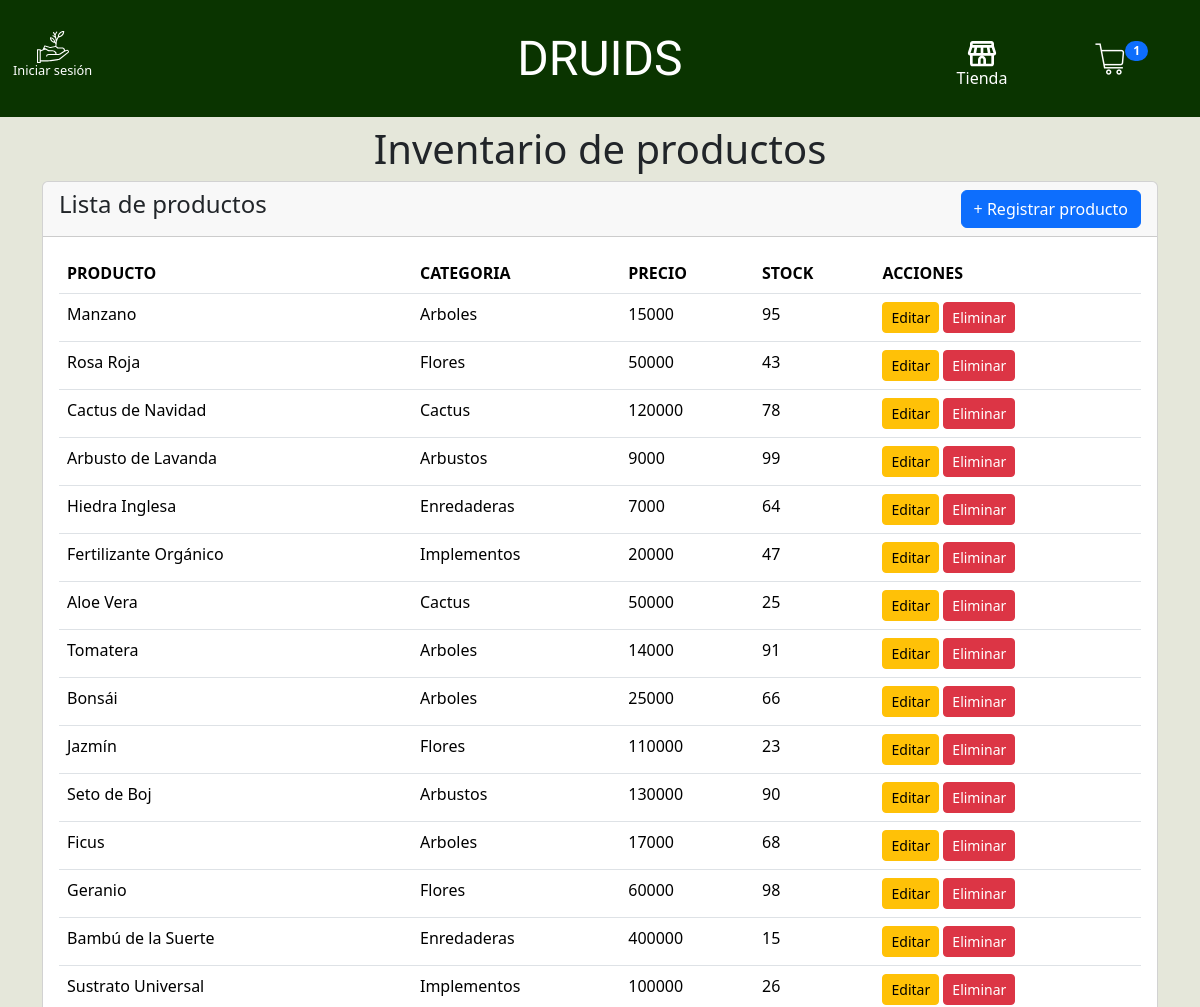
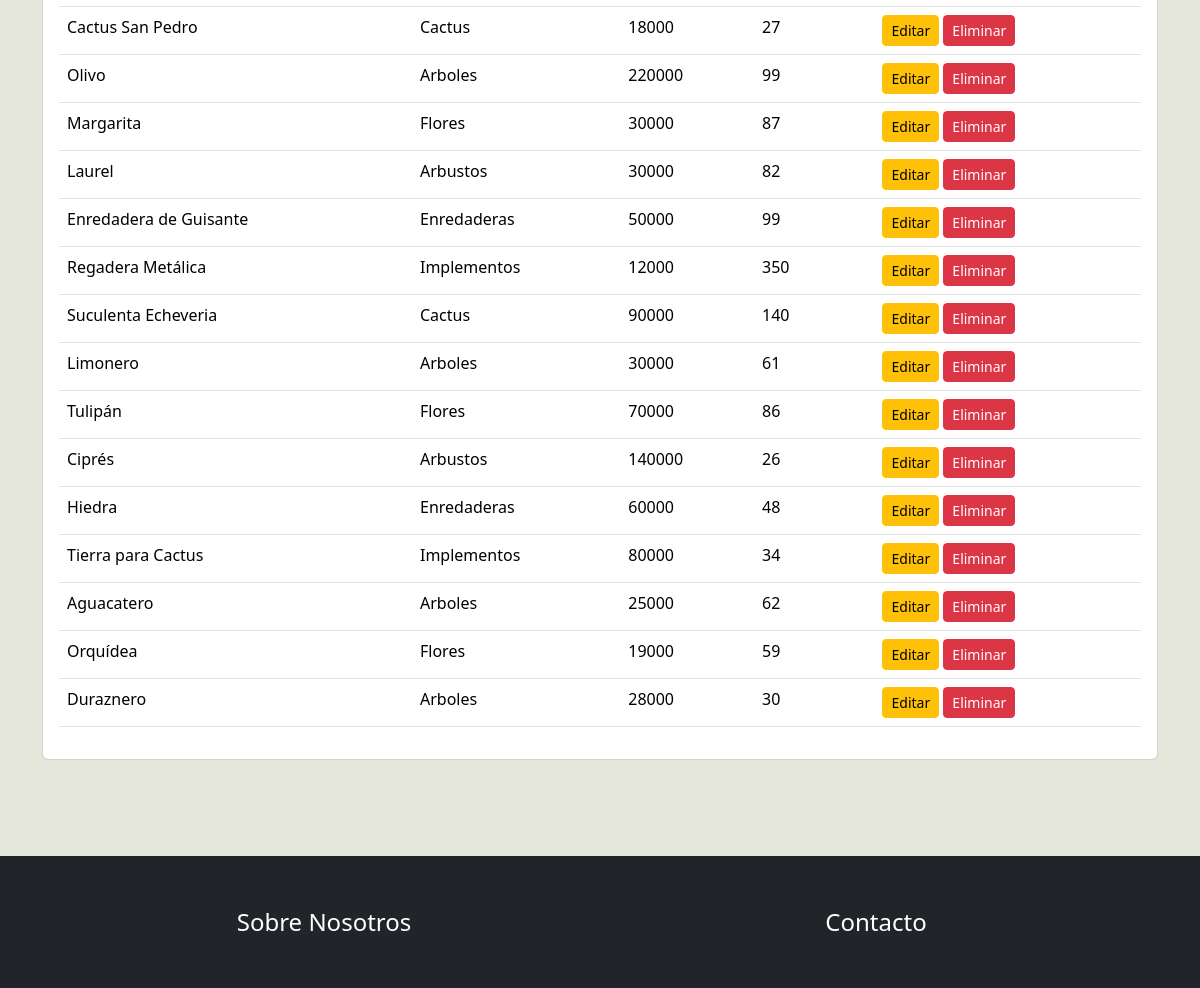
Before: /inventario/ with the older database file (2 pictures, top to bottom).
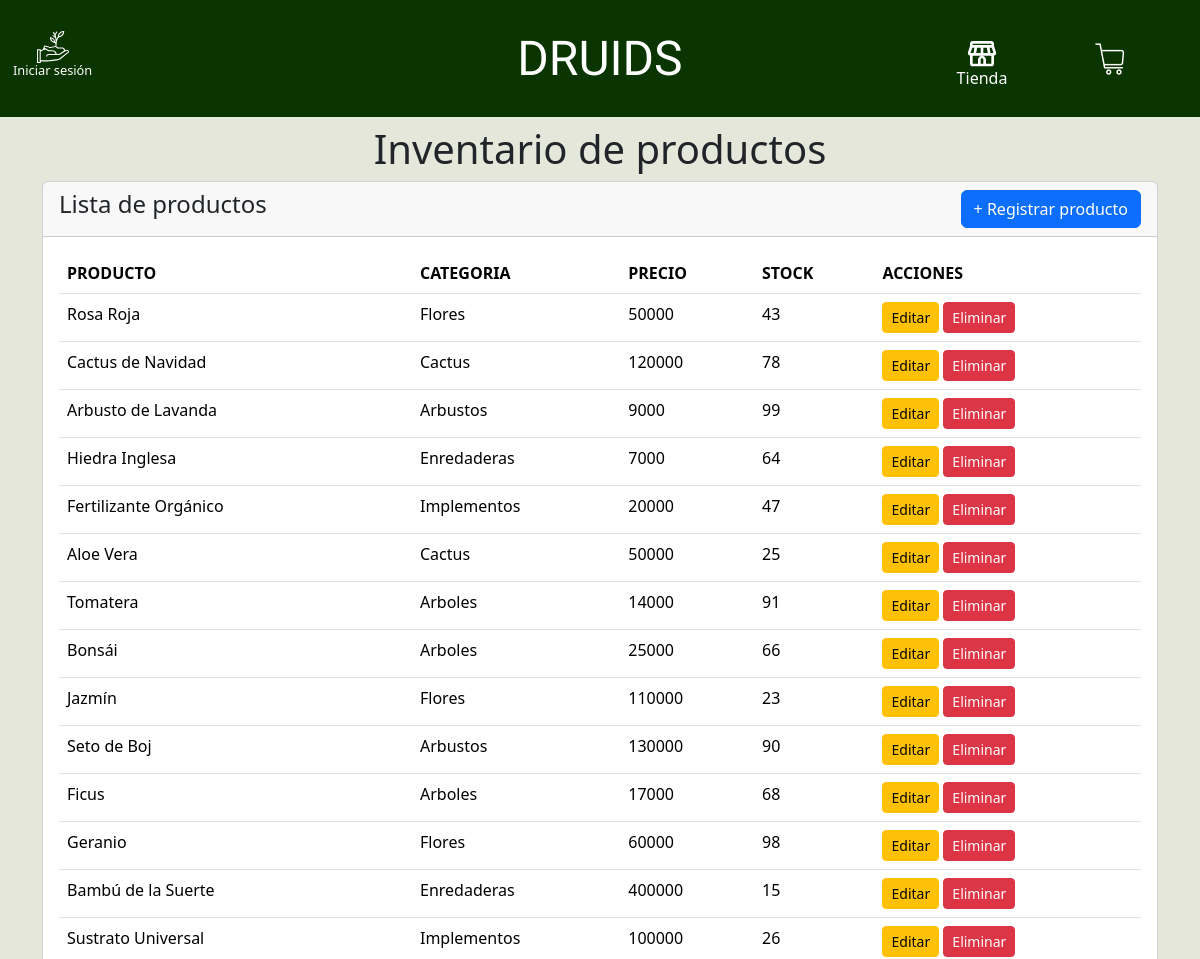
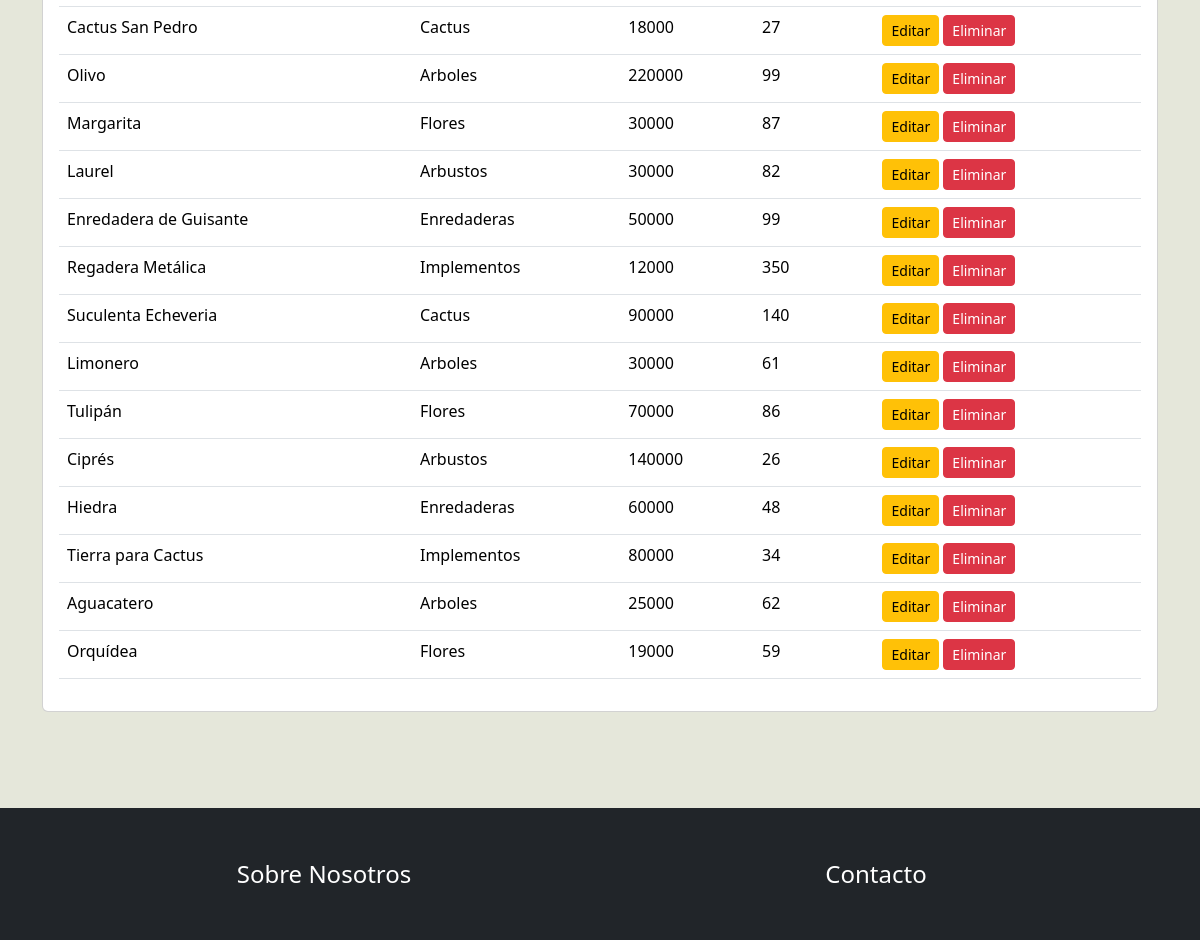
After: the same page with the newer database file (2 pictures, top to bottom).
### Druids/models.py (models this page shows, shortened)
class Producto(models.Model):
    nombre = models.CharField(max_length=100, verbose_name="Nombre del producto")
    precio = models.PositiveIntegerField(validators=[MinValueValidator(0)], verbose_name="Precio")
    categoria = models.CharField(max_length=50, choices=Categorias, verbose_name="Categoría")
    stock = models.PositiveIntegerField(validators=[MinValueValidator(0)], verbose_name="Stock")
    descripcion = models.TextField(verbose_name="Descripción del producto")
    cuidados = models.TextField(verbose_name="Descripción de cuidados",blank=True, null=True)
    imagen_principal = models.ImageField(upload_to='productos/', verbose_name="Imagen Principal")
    imagen_2 = models.ImageField(upload_to='productos/', blank=True, null=True, verbose_name="Imagen del producto 2")
    imagen_3 = models.ImageField(upload_to='productos/', blank=True, null=True, verbose_name="Imagen del producto 3")
    imagen_4 = models.ImageField(upload_to='productos/', blank=True, null=True, verbose_name="Imagen del producto 4")

### Druids/views.py (the view)
# urls.py: path('inventario/', inventario, name='inventario'),
def inventario(request):
    Productos = Producto.objects.all()
    form_registrar = RegistroProductoForm()
    if request.method == "POST":
        form_registrar = RegistroProductoForm(data=request.POST, files=request.FILES)
        if form_registrar.is_valid():
            form_registrar.save()
            return redirect(to='inventario')
    context = {
        'Productos': Productos,
        'formularioRegistrarProducto': form_registrar,
    }
    return render(request, 'Druids/inventario.html', context)

### Druids/context_processors.py (called while the page is built)
def carrito_items_contador(request):
    contador = CarritoItem.objects.count()
    return {'carrito_items_contador': contador}

### Druids/templates/Druids/inventario.html (shortened to what this page needs)
{% extends 'Druids/base.html' %}
{% load static %}
{% load crispy_forms_tags %}
{% block contenido %}
<link rel="stylesheet" href="{% static 'Druids/css/inventario.css' %}">
    <main>
        <section>
            <div class="container">
                <h1 class="text-center my-2">Inventario de productos</h1>
                <div class="row">
                    <div class="col-md-12">
                        <div class="card">
                            <div class="card-header">
                                <div class="row">
                                    <div class="col-md-6">
                                        <h4>Lista de productos</h4>
                                    </div>
                                    <div class="col-md-6 d-flex justify-content-end">
                                        <button type="button" class="btn btn-primary" data-bs-toggle="modal"
                                            data-bs-target="#modalRegistrarProducto">
                                            + Registrar producto
                                        </button>
                                    </div>
                                </div>
                            </div>
                            <div class="card-body">
                                <table class="table table-hover">
                                    <thead>
                                        <tr>
                                            <th>PRODUCTO</th>
                                            <th>CATEGORIA</th>
                                            <th>PRECIO</th>
                                            <th>STOCK</th>
                                            <th>ACCIONES</th>
                                        </tr>
                                    </thead>
                                    <tbody>
                                        {% for producto in Productos %}
                                        <tr>
                                            <td>{{ producto.nombre }}</td>
                                            <td>{{ producto.categoria }}</td>
                                            <td>{{ producto.precio }}</td>
                                            <td>{{ producto.stock }}</td>
                                            <td>
                                                <a href="{% url 'editarProducto' producto.id %}" class="btn btn-warning btn-sm">Editar</a>
                                                <button type="button" class="btn btn-danger btn-sm" data-bs-toggle="modal" data-bs-target="#modalEliminarProducto" data-id="{{ producto.id }}" data-nombre="{{ producto.nombre}}">Eliminar</button>                                            </td>
                                        </tr>
                                        {% endfor %}
                                    </tbody>
                                </table>
                            </div>
                        </div>
                    </div>
                </div>
            </div>
        </section>
    </main>
{% endblock %}

Changed rows visible on the page:
removed Producto: nombre "Manzano", categoria "Arboles", precio "15000", stock "95"
removed Producto: nombre "Duraznero", categoria "Arboles", precio "28000", stock "30"
Other visible differences:
{{ carrito_items_contador }}: "1" → (not shown)
